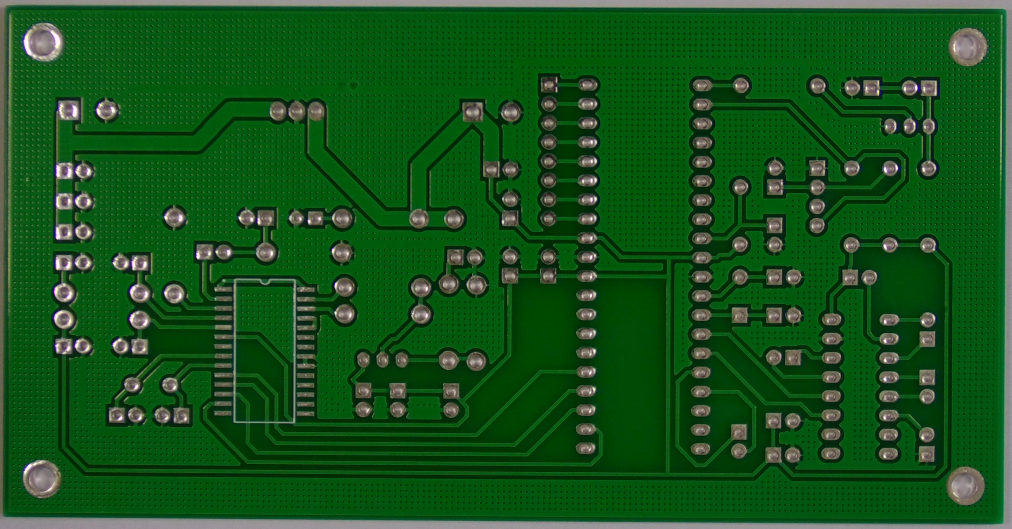
#> input picture PCB_DATASET/Reference/01.JPG, 3034 x 1586 px, found by its file name (shown at 1/3 size)
$ python project.py
#> lines starting #> are read from the running program, lines starting #| are printed output that depends on the picture; after the words box and inside, x2 and y2 are one past the last pixel; in counts of white or black regions, pixels touching at a corner belong together
import cv2
import numpy as np
import matplotlib.pyplot as plt
import xml.etree.ElementTree as ET  # for XML parse
from collections import defaultdict
import os

############################################
# 1. AUXILIARY FUNCTIONS
############################################

def parse_annotation_xml(xml_path):
    """
    Reads filename and bounding box information from the given XML file (similar to Pascal VOC) and returns a dictionary.
    """
    tree = ET.parse(xml_path)
    root = tree.getroot()

    filename = root.find('filename').text  # "01_open_circuit_01.jpg" vb.

    bboxes = []
    for obj in root.findall('object'):
        label = obj.find('name').text
        bbox  = obj.find('bndbox')
        xmin  = int(bbox.find('xmin').text)
        ymin  = int(bbox.find('ymin').text)
        xmax  = int(bbox.find('xmax').text)
        ymax  = int(bbox.find('ymax').text)

        bboxes.append({
            "label": label,
            "x_min": xmin,
            "y_min": ymin,
            "x_max": xmax,
            "y_max": ymax
        })

    return {
        "filename": filename,
        "bboxes": bboxes
    }

def rotate_image(image, angle):
    (h, w) = image.shape[:2]
    center = (w // 2, h // 2)
    rotation_matrix = cv2.getRotationMatrix2D(center, angle, 1.0)
    rotated = cv2.warpAffine(image, rotation_matrix, (w, h))
    return rotated

def scale_image(image, scale_factor):
    (h, w) = image.shape[:2]
    new_w = int(w * scale_factor)
    new_h = int(h * scale_factor)
    scaled = cv2.resize(image, (new_w, new_h), interpolation=cv2.INTER_LINEAR)
    return scaled

def compute_angle_and_scale(reference_image, test_image, max_matches=50):
    ref_gray = cv2.cvtColor(reference_image, cv2.COLOR_BGR2GRAY)
    test_gray = cv2.cvtColor(test_image, cv2.COLOR_BGR2GRAY)

    orb = cv2.ORB_create()
    keypoints1, descriptors1 = orb.detectAndCompute(ref_gray, None)
    keypoints2, descriptors2 = orb.detectAndCompute(test_gray, None)

    bf = cv2.BFMatcher(cv2.NORM_HAMMING, crossCheck=True)
    matches = bf.match(descriptors1, descriptors2)

    # Sort by distance and use the first max_matches
    matches = sorted(matches, key=lambda x: x.distance)[:max_matches]

    pts_ref = np.float32([keypoints1[m.queryIdx].pt for m in matches])
    pts_test = np.float32([keypoints2[m.trainIdx].pt for m in matches])

    angles = []
    scales = []
    for i in range(len(pts_ref) - 1):
        p1 = pts_ref[i]
        p2 = pts_ref[i+1]
        p3 = pts_test[i]
        p4 = pts_test[i+1]

        vec_ref = p2 - p1
        vec_test = p4 - p3

        angle_ref = np.degrees(np.arctan2(vec_ref[1], vec_ref[0]))
        angle_test = np.degrees(np.arctan2(vec_test[1], vec_test[0]))
        angle_diff = angle_ref - angle_test
        angles.append(angle_diff)

        len_ref = np.linalg.norm(vec_ref)
        len_test = np.linalg.norm(vec_test)
        if len_test != 0:
            scale_ratio = len_ref / len_test
            scales.append(scale_ratio)

    mean_angle = np.mean(angles) if len(angles) > 0 else 0.0
    mean_scale = np.mean(scales) if len(scales) > 0 else 1.0

    return mean_angle, mean_scale

def match_and_align_images(reference_image, test_image):
    ref_gray = cv2.cvtColor(reference_image, cv2.COLOR_BGR2GRAY)
    test_gray = cv2.cvtColor(test_image, cv2.COLOR_BGR2GRAY)

    orb = cv2.ORB_create()
    keypoints1, descriptors1 = orb.detectAndCompute(ref_gray, None)
    keypoints2, descriptors2 = orb.detectAndCompute(test_gray, None)

    bf = cv2.BFMatcher(cv2.NORM_HAMMING, crossCheck=True)
    matches = bf.match(descriptors1, descriptors2)
    matches = sorted(matches, key=lambda x: x.distance)

    good_matches = matches[:50]

    pts_ref = np.float32([keypoints1[m.queryIdx].pt for m in good_matches]).reshape(-1, 1, 2)
    pts_test = np.float32([keypoints2[m.trainIdx].pt for m in good_matches]).reshape(-1, 1, 2)

    matrix, mask = cv2.findHomography(pts_test, pts_ref, cv2.RANSAC, 5.0)
    (h, w) = reference_image.shape[:2]
    aligned_test_image = cv2.warpPerspective(test_image, matrix, (w, h))

    return aligned_test_image, matrix

def detect_defects(reference_image, aligned_test_image, threshold_val=50):
    ref_gray = cv2.cvtColor(reference_image, cv2.COLOR_BGR2GRAY)
    test_gray = cv2.cvtColor(aligned_test_image, cv2.COLOR_BGR2GRAY)

    diff = cv2.absdiff(ref_gray, test_gray)
    _, diff_thresh = cv2.threshold(diff, threshold_val, 255, cv2.THRESH_BINARY)

    contours, _ = cv2.findContours(diff_thresh, cv2.RETR_EXTERNAL, cv2.CHAIN_APPROX_SIMPLE)

    defect_boxes = []
    for contour in contours:
        x, y, w, h = cv2.boundingRect(contour)
        # If we want to eliminate very small boxes (noise), like if w*h > some_value:
        if w > 2 and h > 2:
            defect_boxes.append((x, y, x + w, y + h))

    return diff_thresh, defect_boxes

def compute_iou(boxA, boxB):
    xA = max(boxA[0], boxB[0])
    yA = max(boxA[1], boxB[1])
    xB = min(boxA[2], boxB[2])
    yB = min(boxA[3], boxB[3])

    interArea = max(0, xB - xA + 1) * max(0, yB - yA + 1)

    boxAArea = (boxA[2] - boxA[0] + 1) * (boxA[3] - boxA[1] + 1)
    boxBArea = (boxB[2] - boxB[0] + 1) * (boxB[3] - boxB[1] + 1)
    iou = interArea / float(boxAArea + boxBArea - interArea + 1e-6)
    return iou

############################################
# 2. MAIN STREAM
############################################

# 2.1. Reference/Test Image Paths
reference_path = "/Users/cihangirincaz/Desktop/image_processing_final/PCB_DATASET/Reference/01.JPG"
#test_path      = "/Users/cihangirincaz/Desktop/image_processing_final/PCB_DATASET/rotation/Open_circuit_rotation/01_open_circuit_02.jpg"
test_path      = "/Users/cihangirincaz/Desktop/image_processing_final/PCB_DATASET/rotation/Missing_hole_rotation/01_missing_hole_01.jpg"
#test_path      = "/Users/cihangirincaz/Desktop/image_processing_final/PCB_DATASET/rotation/Mouse_bite_rotation/01_mouse_bite_05.jpg"

reference_image = cv2.imread(reference_path)
#> reference_image is the input picture: shape (1586, 3034, 3); mean B, G, R 27.3, 83.6, 20.4
test_image      = cv2.imread(test_path)
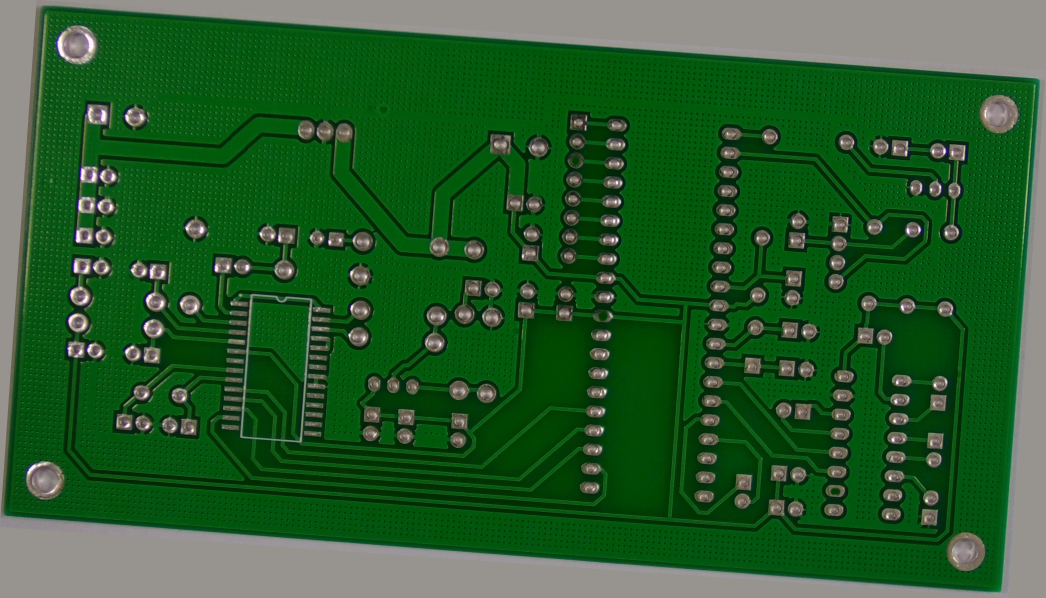
#> input picture PCB_DATASET/rotation/Missing_hole_rotation/01_missing_hole_01.jpg, 3137 x 1793 px, found by its file name (shown at 1/3 size)
#> test_image is the input picture: shape (1793, 3137, 3); mean B, G, R 44.1, 92.9, 39.8

# Simple error checking
if reference_image is None:
    print("Reference image not found:", reference_path)
if test_image is None:
    print("Test image not found:", test_path)

# 2.2. Angle and Scale Calculation
angle_diff, scale_factor = compute_angle_and_scale(reference_image, test_image)
#> in compute_angle_and_scale, `ref_gray = cv2.cvtColor(reference_image, cv2.COLOR_BGR2GRAY)`:
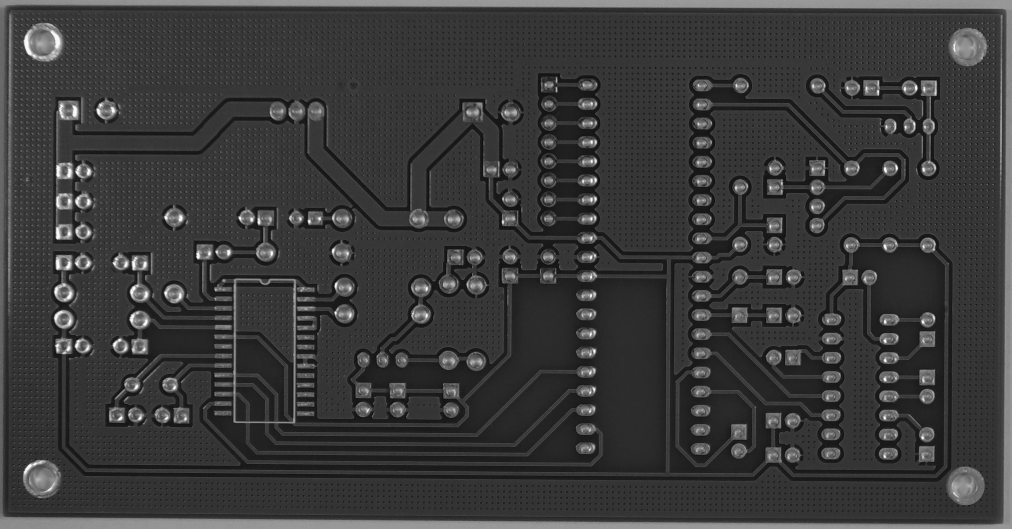
#> ref_gray: shape (1586, 3034) (shown at 1/3 size); min 5, max 254, mean 58.3
#> in compute_angle_and_scale, `test_gray = cv2.cvtColor(test_image, cv2.COLOR_BGR2GRAY)`:
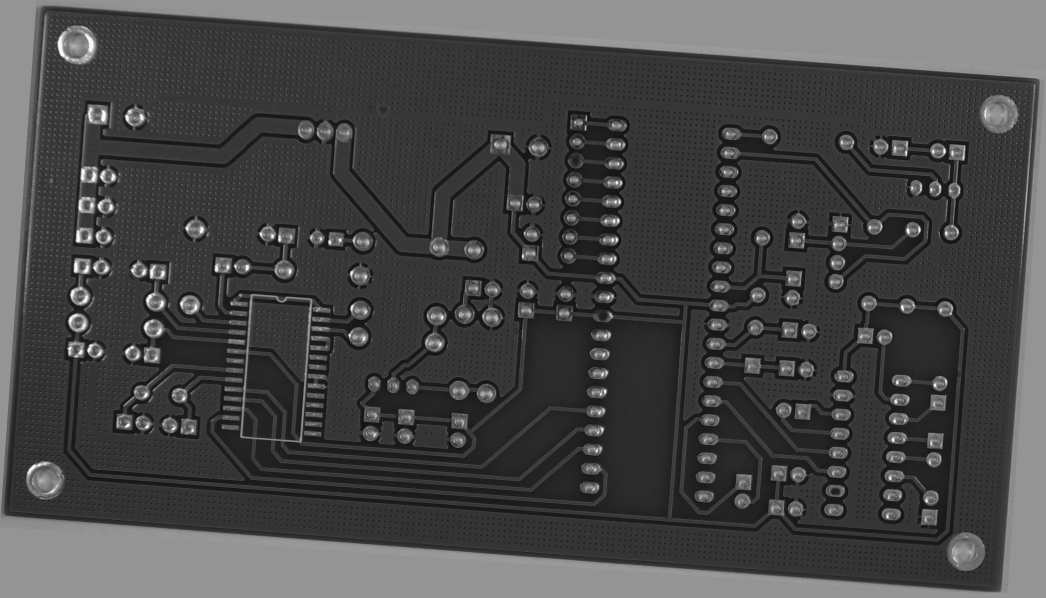
#> test_gray: shape (1793, 3137) (shown at 1/3 size); min 8, max 254, mean 71.4
#> in compute_angle_and_scale, `keypoints1, descriptors1 = orb.detectAndCompute(ref_gray, None)`: keypoints1 = 500 keypoints; strongest (x, y, size): (592, 771, 77.1), (593, 773, 64.3), (170, 713, 64.3), (172, 713, 111.1)
#> in compute_angle_and_scale, `keypoints2, descriptors2 = orb.detectAndCompute(test_gray, None)`: keypoints2 = 500 keypoints; strongest (x, y, size): (649, 811, 64.3), (647, 811, 77.1), (229, 720, 111.1), (648, 812, 53.6)
#> in compute_angle_and_scale, `matches = bf.match(descriptors1, descriptors2)`: matches = 356 matches
#> in compute_angle_and_scale, `matches = sorted(matches, key=lambda x: x.distance)[:max_matches]`: matches = 50 matches
#> in compute_angle_and_scale, `pts_ref = np.float32([keypoints1[m.queryIdx].pt for m in matches])`: pts_ref = 50 pairs, first value 171 to 2808, second value 241.9 to 1370.3
#> in compute_angle_and_scale, `pts_test = np.float32([keypoints2[m.trainIdx].pt for m in matches])`: pts_test = 50 pairs, first value 224 to 2893, second value 343.2 to 1551.7
#> the loop in compute_angle_and_scale, `for i in range(len(pts_ref) - 1):` made 49 passes
#> (p1, p2, p3, p4, vec_ref, vec_test, angle_ref, angle_test) on passes 1 to 5: ([1774.1, 711.4], [2654.2, 1370.3], [1830.2, 832.3], [2661.1, 1551.7], [880.1, 658.9], [830.9, 719.4], 36.82, 40.89), ([2654.2, 1370.3], [1771.2, 774.1], [2661.1, 1551.7], [1823, 895.1], [-883, -596.2], [-838.1, -656.6], -146, -141.9), ([1771.2, 774.1], [1779.6, 1164.5], [1823, 895.1], [1815.5, 1170.5], [8.45, 390.4], [-7.56, 275.4], 88.76, 91.57), ([1779.6, 1164.5], [1773, 423], [1815.5, 1170.5], [1849, 545], [-6.65, -741.5], [33.52, -625.5], -90.51, -86.93), ([1773, 423], [2766, 963], [1849, 545], [2802, 1153], [993, 540], [953, 608], 28.54, 32.54)
#> after the loop in compute_angle_and_scale, `for i in range(len(pts_ref) - 1):`: angles = 49 values, max 356.1 at index 13, min -6.21 at index 20, mean 10.63; scales = 49 values, max 3.75 at index 23, min 0.401 at index 22, mean 1.04
#> in compute_angle_and_scale, `mean_angle = np.mean(angles) if len(angles) > 0 else 0.0`: mean_angle = 10.63
#> in compute_angle_and_scale, `mean_scale = np.mean(scales) if len(scales) > 0 else 1.0`: mean_scale = 1.04
#> angle_diff = 10.63; scale_factor = 1.04
rotated_test_image       = rotate_image(test_image, angle_diff)
#> in rotate_image, `rotation_matrix = cv2.getRotationMatrix2D(center, angle, 1.0)`: rotation_matrix = [[0.983, 0.184, -138.4], [-0.184, 0.983, 304.7]]
#> in rotate_image, `rotated = cv2.warpAffine(image, rotation_matrix, (w, h))`:
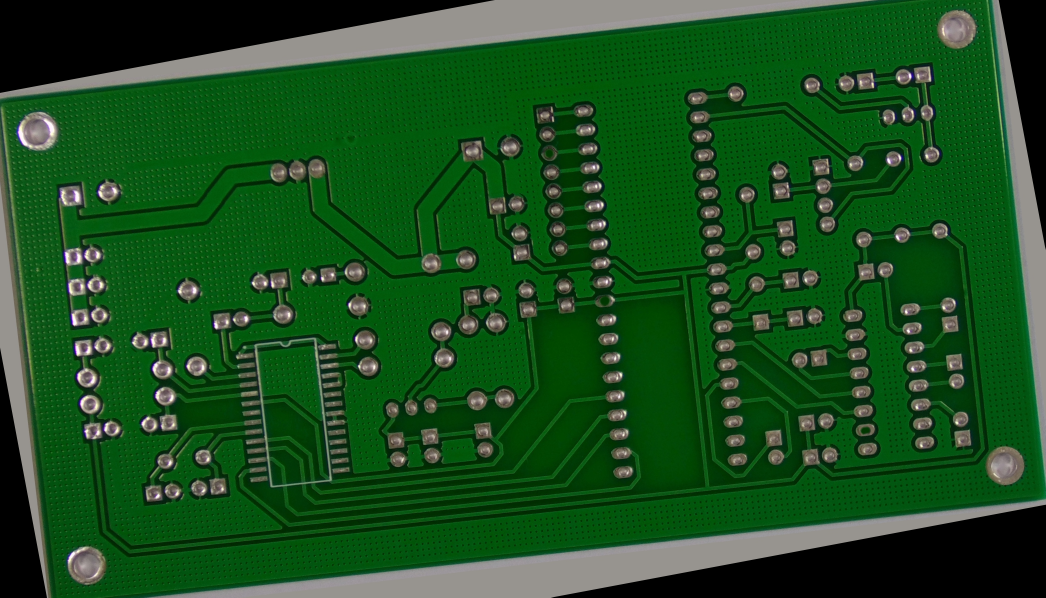
#> rotated: shape (1793, 3137, 3) (shown at 1/3 size); mean B, G, R 31.2, 79.4, 26.2
scaled_test_image        = scale_image(rotated_test_image, scale_factor)
#> in scale_image, `new_w = int(w * scale_factor)`: new_w = 3263
#> in scale_image, `new_h = int(h * scale_factor)`: new_h = 1865

# 2.3. Final Matching and Alignment with Homography
aligned_test_image, H_test_to_ref = match_and_align_images(reference_image, scaled_test_image)
#> in match_and_align_images, `test_gray = cv2.cvtColor(test_image, cv2.COLOR_BGR2GRAY)`:
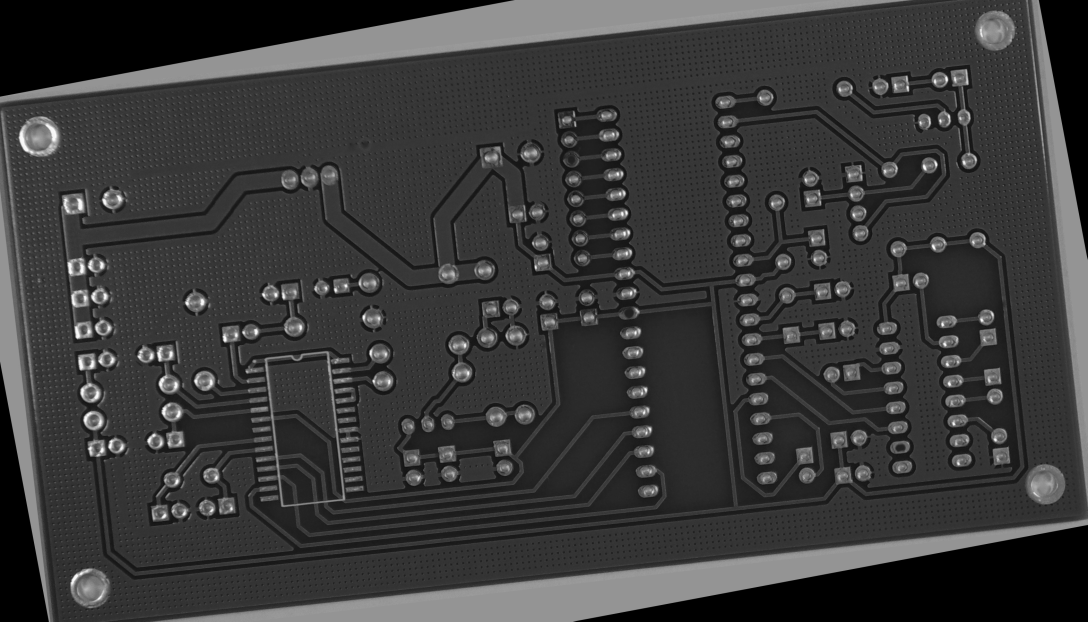
#> test_gray: shape (1865, 3263) (shown at 1/3 size); min 0, max 253, mean 57.9
#> in match_and_align_images, `keypoints2, descriptors2 = orb.detectAndCompute(test_gray, None)`: keypoints2 = 500 keypoints; strongest (x, y, size): (233, 1012, 92.6), (233, 1010, 111.1), (674, 1023, 77.1), (674, 1022, 64.3)
#> in match_and_align_images, `matches = bf.match(descriptors1, descriptors2)`: matches = 317 matches
#> in match_and_align_images, `good_matches = matches[:50]`: good_matches = 50 matches
#> in match_and_align_images, `pts_ref = np.float32([keypoints1[m.queryIdx].pt for m in good_matches]..`: pts_ref = 50 rows, first 8: [593, 775], [1774.1, 485.3], [1772.9, 595.1], [171, 716], [1749, 546], [1774.1, 767.5], [1772.9, 423], [171, 809]
#> in match_and_align_images, `pts_test = np.float32([keypoints2[m.trainIdx].pt for m in good_matches..`: pts_test = 50 rows, first 8: [674, 1025], [1860.5, 583.2], [1872.5, 696.7], [231, 1014], [1841, 649], [1893.6, 875.5], [1851.7, 518.4], [242, 1110]
#> in match_and_align_images, `matrix, mask = cv2.findHomography(pts_test, pts_ref, cv2.RANSAC, 5.0)`: matrix = [[0.953, -0.112, 65.11], [0.111, 0.954, -277.1], [-4.42e-07, -5.93e-07, 1]]; mask = 50 values, max 1 at index 0, min 0 at index 10, mean 0.9
#> H_test_to_ref has the same summary as matrix in match_and_align_images

# 2.4. Defect Detection
threshold_val = 40
diff_thresh, detected_defect_boxes = detect_defects(reference_image, aligned_test_image, threshold_val)
#> in detect_defects, `_, diff_thresh = cv2.threshold(diff, threshold_val, 255, cv2.THRESH_BI..`:
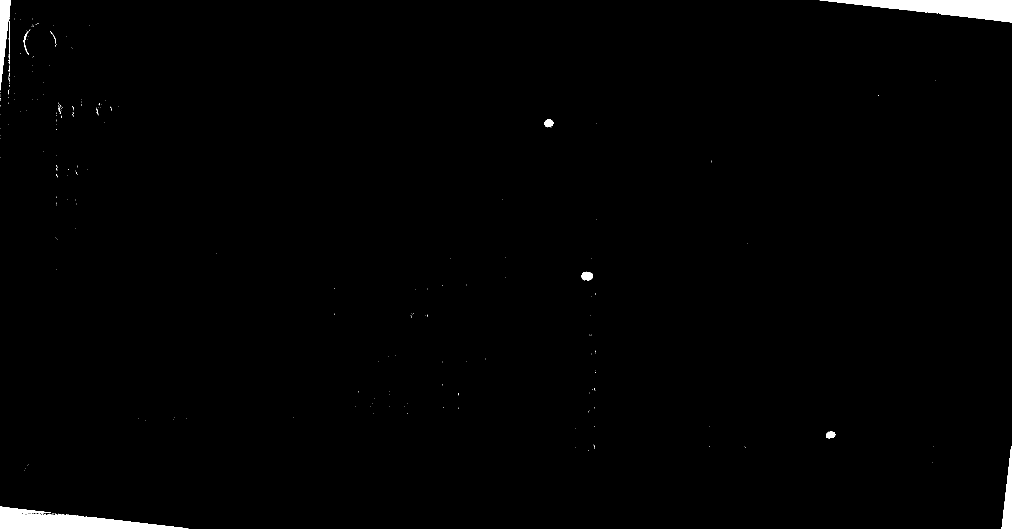
#> diff_thresh: shape (1586, 3034) (shown at 1/3 size); 0.99% white; 253 white regions (239 under 20 px)
#> in detect_defects, `contours, _ = cv2.findContours(diff_thresh, cv2.RETR_EXTERNAL, cv2.CHA..`: contours = 253 contours, 245 with area under 20; largest, box (x1, y1, x2, y2) and area: (2459, 0, 3034, 67) 18606, (0, 1520, 565, 1586) 17310, (0, 0, 33, 271) 4214, (3005, 1339, 3034, 1586) 3391, (1744, 815, 1778, 841) 638, (1634, 358, 1660, 382) 426, (2478, 1295, 2506, 1315) 402, (71, 94, 87, 165) 138
#> the loop in detect_defects, `for contour in contours:` made 253 passes
#> contour on passes 22 to 24: [[1784, 1342], [1784, 1345]], [[1726, 1342]], [[2235, 1341]]

############################################
# 3. SHOWING DEFECTS
############################################
plt.figure(figsize=(15, 5))
plt.subplot(1, 3, 1);
plt.title("Reference");
plt.imshow(cv2.cvtColor(reference_image, cv2.COLOR_BGR2RGB))
plt.subplot(1, 3, 2);
plt.title("Aligned Test");
plt.imshow(cv2.cvtColor(aligned_test_image, cv2.COLOR_BGR2RGB))
plt.subplot(1, 3, 3);
plt.title("Differences");
plt.imshow(diff_thresh, cmap='gray')
plt.show()
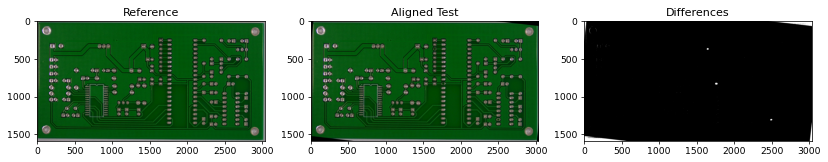
#> figure drawn by matplotlib, 3 panels

############################################
# 4. XML ANNOTATION READING
############################################

# Example: We can parse a single XML file.
#xml_path = "/Users/cihangirincaz/Desktop/image_processing_final/PCB_DATASET/Annotations/Open_circuit/01_open_circuit_02.xml"
xml_path = "/Users/cihangirincaz/Desktop/image_processing_final/PCB_DATASET/Annotations/Missing_hole/01_missing_hole_01.xml"
#xml_path = "/Users/cihangirincaz/Desktop/image_processing_final/PCB_DATASET/Annotations/Mouse_bite/01_mouse_bite_05.xml"

#> (the run stopped early here; a loop or call above may not have finished)
